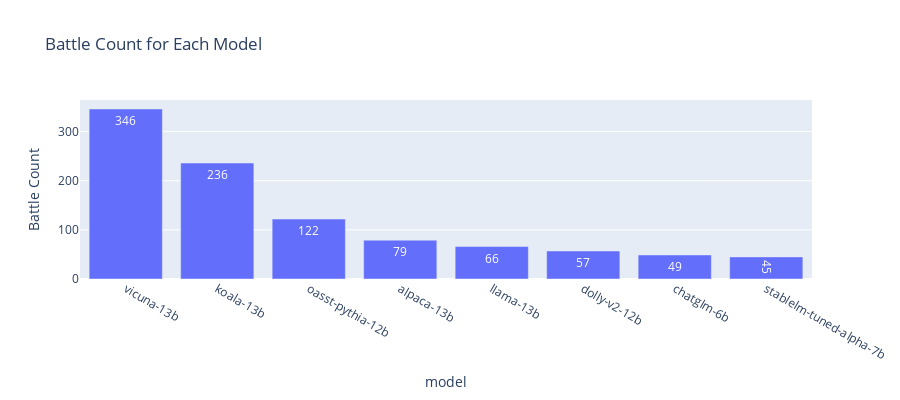

Notebook code for this chart:
### Code cell
fig = px.bar(pd.concat([data["model_a"], data["model_b"]]).value_counts(),
             title="Battle Count for Each Model", text_auto=True)
fig.update_layout(xaxis_title="model", yaxis_title="Battle Count", height=400,
                  showlegend=False)
fig

### Figure 1 — Plotly figure (JSON) as saved in the notebook; plotly's stock layout.template omitted (floating-point values rounded to 4 significant figures)
{"data": [{"alignmentgroup": "True", "hovertemplate": "variable=count<br>index=%{x}<br>value=%{y}<extra></extra>", "legendgroup": "count", "marker": {"color": "#636efa", "pattern": {"shape": ""}}, "name": "count", "offsetgroup": "count", "orientation": "v", "showlegend": true, "textposition": "auto", "texttemplate": "%{y}", "type": "bar", "x": ["vicuna-13b", "koala-13b", "oasst-pythia-12b", "alpaca-13b", "llama-13b", "dolly-v2-12b", "chatglm-6b", "stablelm-tuned-alpha-7b"], "xaxis": "x", "y": [346, 236, 122, 79, 66, 57, 49, 45], "yaxis": "y"}], "layout": {"barmode": "relative", "height": 400, "legend": {"title": {"text": "variable"}, "tracegroupgap": 0}, "showlegend": false, "title": {"text": "Battle Count for Each Model"}, "xaxis": {"anchor": "y", "domain": [0, 1], "title": {"text": "model"}}, "yaxis": {"anchor": "x", "domain": [0, 1], "title": {"text": "Battle Count"}}}}
